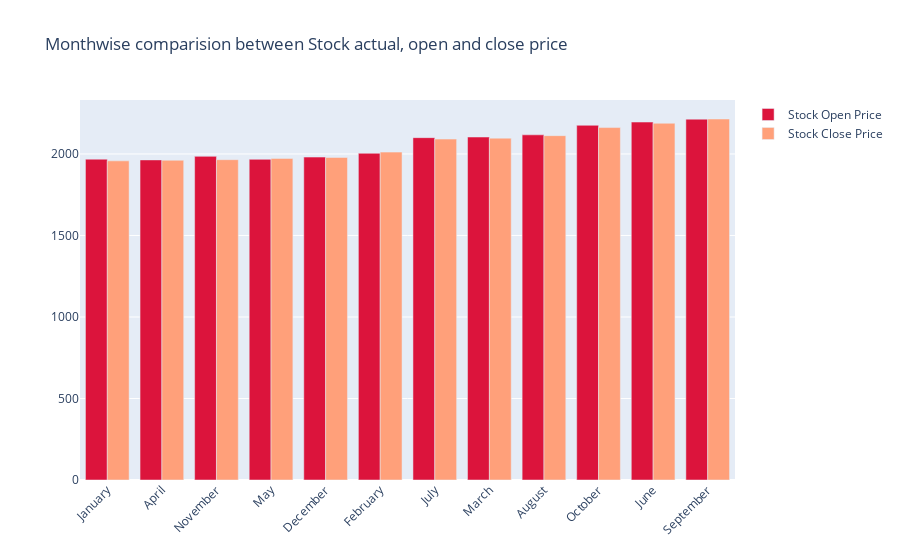

Notebook code cell kept with this figure:
### Code cell
fig = go.Figure()

fig.add_trace(go.Bar(
    x=monthvise.index,
    y=monthvise['open'],
    name='Stock Open Price',
    marker_color='crimson'
))
fig.add_trace(go.Bar(
    x=monthvise.index,
    y=monthvise['close'],
    name='Stock Close Price',
    marker_color='lightsalmon'
))

fig.update_layout(barmode='group', xaxis_tickangle=-45, 
                  title='Monthwise comparision between Stock actual, open and close price')
fig.show()

### Figure 1 — Plotly figure (JSON) as saved in the notebook; plotly's stock layout.template omitted (floating-point values rounded to 4 significant figures)
{"data": [{"marker": {"color": "crimson"}, "name": "Stock Open Price", "type": "bar", "x": ["January", "April", "November", "May", "December", "February", "July", "March", "August", "October", "June", "September"], "y": [1968.0, 1963.0, 1985.0, 1967.0, 1981.0, 2004.0, 2100.0, 2104.0, 2117.0, 2176.0, 2196.0, 2213.0]}, {"marker": {"color": "lightsalmon"}, "name": "Stock Close Price", "type": "bar", "x": ["January", "April", "November", "May", "December", "February", "July", "March", "August", "October", "June", "September"], "y": [1958.0, 1961.0, 1965.0, 1973.0, 1978.0, 2011.0, 2091.0, 2097.0, 2112.0, 2162.0, 2188.0, 2214.0]}], "layout": {"barmode": "group", "title": {"text": "Monthwise comparision between Stock actual, open and close price"}, "xaxis": {"tickangle": -45}}}
